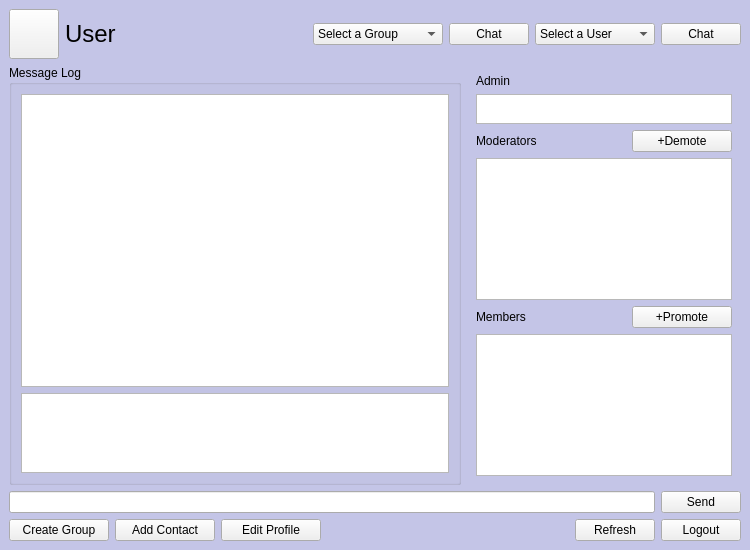
<?xml version="1.0" encoding="UTF-8"?>
<ui version="4.0">
 <class>chatScreen</class>
 <widget class="QMainWindow" name="chatScreen">
  <property name="geometry">
   <rect>
    <x>0</x>
    <y>0</y>
    <width>750</width>
    <height>550</height>
   </rect>
  </property>
  <property name="windowTitle">
   <string>MainWindow</string>
  </property>
  <widget class="QWidget" name="chatPanel">
   <property name="styleSheet">
    <string notr="true">#chatPanel {background-color: rgb(196, 197, 231)}</string>
   </property>
   <layout class="QVBoxLayout" name="verticalLayout">
    <item>
     <layout class="QHBoxLayout" name="horizontalLayout_4">
      <property name="topMargin">
       <number>0</number>
      </property>
      <item>
       <widget class="QPushButton" name="buttonUserPicture">
        <property name="sizePolicy">
         <sizepolicy hsizetype="Fixed" vsizetype="Fixed">
          <horstretch>0</horstretch>
          <verstretch>0</verstretch>
         </sizepolicy>
        </property>
        <property name="minimumSize">
         <size>
          <width>50</width>
          <height>50</height>
         </size>
        </property>
        <property name="maximumSize">
         <size>
          <width>50</width>
          <height>50</height>
         </size>
        </property>
        <property name="styleSheet">
         <string notr="true"/>
        </property>
        <property name="text">
         <string/>
        </property>
       </widget>
      </item>
      <item>
       <widget class="QLabel" name="labelUsername">
        <property name="sizePolicy">
         <sizepolicy hsizetype="Preferred" vsizetype="Preferred">
          <horstretch>0</horstretch>
          <verstretch>0</verstretch>
         </sizepolicy>
        </property>
        <property name="font">
         <font>
          <pointsize>18</pointsize>
         </font>
        </property>
        <property name="text">
         <string>User</string>
        </property>
       </widget>
      </item>
      <item>
       <spacer name="horizontalSpacer_2">
        <property name="orientation">
         <enum>Qt::Horizontal</enum>
        </property>
        <property name="sizeHint" stdset="0">
         <size>
          <width>40</width>
          <height>20</height>
         </size>
        </property>
       </spacer>
      </item>
      <item>
       <widget class="QComboBox" name="comboBoxGroupChats">
        <property name="sizePolicy">
         <sizepolicy hsizetype="Fixed" vsizetype="Fixed">
          <horstretch>0</horstretch>
          <verstretch>0</verstretch>
         </sizepolicy>
        </property>
        <property name="minimumSize">
         <size>
          <width>130</width>
          <height>0</height>
         </size>
        </property>
        <item>
         <property name="text">
          <string>Select a Group</string>
         </property>
        </item>
       </widget>
      </item>
      <item>
       <widget class="QPushButton" name="buttonGroupChat">
        <property name="text">
         <string>Chat</string>
        </property>
       </widget>
      </item>
      <item>
       <widget class="QComboBox" name="comboBoxContacts">
        <property name="minimumSize">
         <size>
          <width>120</width>
          <height>0</height>
         </size>
        </property>
        <property name="currentText">
         <string>Select a User</string>
        </property>
        <item>
         <property name="text">
          <string>Select a User</string>
         </property>
        </item>
       </widget>
      </item>
      <item>
       <widget class="QPushButton" name="buttonUserChat">
        <property name="text">
         <string>Chat</string>
        </property>
       </widget>
      </item>
     </layout>
    </item>
    <item>
     <layout class="QHBoxLayout" name="horizontalLayout">
      <item>
       <widget class="QGroupBox" name="messageLogPanel">
        <property name="sizePolicy">
         <sizepolicy hsizetype="Preferred" vsizetype="Preferred">
          <horstretch>0</horstretch>
          <verstretch>0</verstretch>
         </sizepolicy>
        </property>
        <property name="title">
         <string>Message Log</string>
        </property>
        <layout class="QVBoxLayout" name="verticalLayout_2">
         <item>
          <widget class="QPlainTextEdit" name="messageLog">
           <property name="readOnly">
            <bool>true</bool>
           </property>
          </widget>
         </item>
         <item>
          <widget class="QListWidget" name="listWidgetActivity">
           <property name="maximumSize">
            <size>
             <width>16777215</width>
             <height>80</height>
            </size>
           </property>
          </widget>
         </item>
        </layout>
       </widget>
      </item>
      <item>
       <widget class="QWidget" name="verticalLayout3Panel_2" native="true">
        <layout class="QVBoxLayout" name="verticalLayout3Panel">
         <item>
          <widget class="QLabel" name="labelAdmin">
           <property name="text">
            <string>Admin</string>
           </property>
          </widget>
         </item>
         <item>
          <widget class="QListWidget" name="listWidgetAdmin">
           <property name="sizePolicy">
            <sizepolicy hsizetype="Fixed" vsizetype="Fixed">
             <horstretch>0</horstretch>
             <verstretch>0</verstretch>
            </sizepolicy>
           </property>
           <property name="maximumSize">
            <size>
             <width>16777215</width>
             <height>30</height>
            </size>
           </property>
          </widget>
         </item>
         <item>
          <layout class="QHBoxLayout" name="horizontalLayout_5">
           <property name="topMargin">
            <number>0</number>
           </property>
           <item>
            <widget class="QLabel" name="lableModerators">
             <property name="text">
              <string>Moderators</string>
             </property>
            </widget>
           </item>
           <item>
            <widget class="QPushButton" name="buttonDemote">
             <property name="maximumSize">
              <size>
               <width>100</width>
               <height>16777215</height>
              </size>
             </property>
             <property name="text">
              <string>+Demote</string>
             </property>
            </widget>
           </item>
          </layout>
         </item>
         <item>
          <widget class="QListWidget" name="listWidgetModerators">
           <property name="sizePolicy">
            <sizepolicy hsizetype="Fixed" vsizetype="Expanding">
             <horstretch>0</horstretch>
             <verstretch>0</verstretch>
            </sizepolicy>
           </property>
          </widget>
         </item>
         <item>
          <layout class="QHBoxLayout" name="horizontalLayout_6">
           <property name="topMargin">
            <number>0</number>
           </property>
           <item>
            <widget class="QLabel" name="labelMembers">
             <property name="text">
              <string>Members</string>
             </property>
            </widget>
           </item>
           <item>
            <widget class="QPushButton" name="buttonPromote">
             <property name="maximumSize">
              <size>
               <width>100</width>
               <height>16777215</height>
              </size>
             </property>
             <property name="text">
              <string>+Promote</string>
             </property>
            </widget>
           </item>
          </layout>
         </item>
         <item>
          <widget class="QListWidget" name="listWidgetMembers">
           <property name="sizePolicy">
            <sizepolicy hsizetype="Fixed" vsizetype="Expanding">
             <horstretch>0</horstretch>
             <verstretch>0</verstretch>
            </sizepolicy>
           </property>
          </widget>
         </item>
        </layout>
       </widget>
      </item>
     </layout>
    </item>
    <item>
     <layout class="QHBoxLayout" name="horizontalLayout_3">
      <property name="topMargin">
       <number>0</number>
      </property>
      <item>
       <widget class="QLineEdit" name="lineEditMessageContent"/>
      </item>
      <item>
       <widget class="QPushButton" name="buttonSend">
        <property name="text">
         <string>Send</string>
        </property>
       </widget>
      </item>
     </layout>
    </item>
    <item>
     <layout class="QHBoxLayout" name="horizontalLayout_2">
      <property name="topMargin">
       <number>0</number>
      </property>
      <item>
       <widget class="QPushButton" name="buttonCreateGroup">
        <property name="minimumSize">
         <size>
          <width>100</width>
          <height>0</height>
         </size>
        </property>
        <property name="text">
         <string>Create Group</string>
        </property>
       </widget>
      </item>
      <item>
       <widget class="QPushButton" name="buttonAddContact">
        <property name="minimumSize">
         <size>
          <width>100</width>
          <height>0</height>
         </size>
        </property>
        <property name="text">
         <string>Add Contact</string>
        </property>
       </widget>
      </item>
      <item>
       <widget class="QPushButton" name="buttonProfile">
        <property name="minimumSize">
         <size>
          <width>100</width>
          <height>0</height>
         </size>
        </property>
        <property name="text">
         <string>Edit Profile</string>
        </property>
       </widget>
      </item>
      <item>
       <spacer name="horizontalSpacer">
        <property name="orientation">
         <enum>Qt::Horizontal</enum>
        </property>
        <property name="sizeHint" stdset="0">
         <size>
          <width>40</width>
          <height>20</height>
         </size>
        </property>
       </spacer>
      </item>
      <item>
       <widget class="QPushButton" name="buttonRefresh">
        <property name="text">
         <string>Refresh</string>
        </property>
       </widget>
      </item>
      <item>
       <widget class="QPushButton" name="buttonLogout">
        <property name="text">
         <string>Logout</string>
        </property>
       </widget>
      </item>
     </layout>
    </item>
   </layout>
  </widget>
 </widget>
 <resources/>
 <connections/>
</ui>
